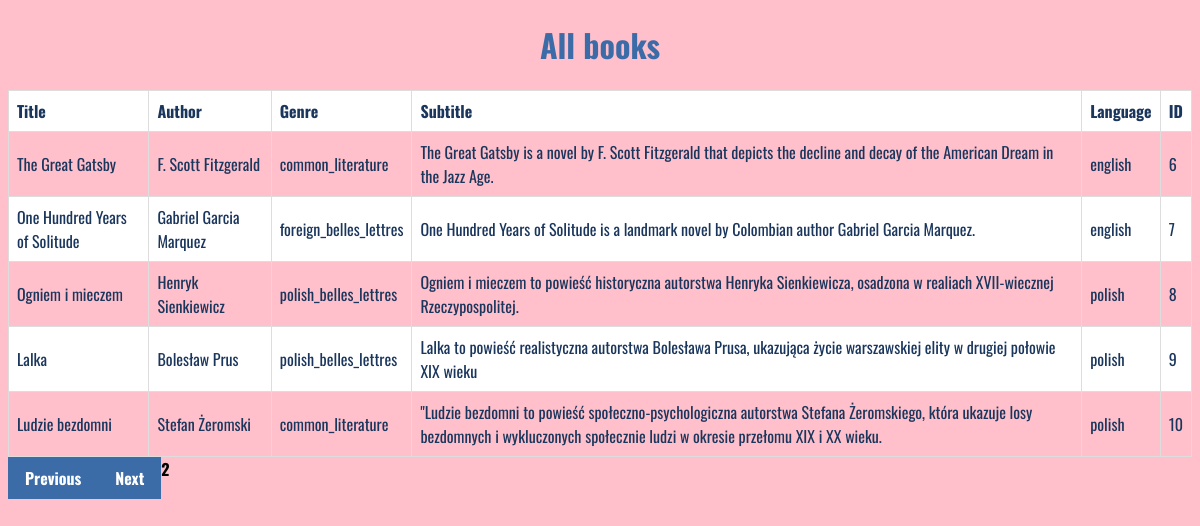
Page /catalog/?page=2 on the committed database.
### applikacja/models.py (models this page shows, shortened)
class Books(models.Model):
    GENRE_CHOICES = [
        ('biografy', 'biografie'),
        ('child', 'dla dzieci'),
        ('horror', 'horror'),
        ('reportage', 'literatura faktu'),
        ('common_literature', 'literatura obyczajowa'),
        ('foreign_belles_lettres', ' literatura piękna obca'),
        ('polish_belles_lettres', 'literatura piękna polska'),
        ('romans', 'romans'),
        ('poezja', 'poezja'),
    ]
    language_choices = [
        ('english', 'angielski'),
        ('polish', 'polski')
    ]
    author = models.CharField(max_length=100,blank=True)
    title = models.CharField(max_length=100,unique=True,blank=True)
    time_period_of_creation = models.IntegerField(max_length=4,blank=True,default=2000)
    language = models.CharField(max_length=40,blank=True,choices=language_choices)
    publication_year = models.IntegerField(max_length=4,blank=True,default=2000)
    publisher = models.CharField(max_length=40,blank=True)
    description=models.TextField(max_length=200,blank=True)
    genre=models.CharField(max_length=22,choices=GENRE_CHOICES,blank=True)

### applikacja/views.py (the view)
# urls.py: path('catalog/', views.CatalogPage.book_list, name='catalog'),
    def book_list(request):
        all_books = Books.objects.all()
        paginator = Paginator(all_books, 5)  # Podziel na strony, gdzie 10 to liczba elementów na stronę
        page_number = request.GET.get('page')  # Pobierz numer strony z parametru GET
        page_obj = paginator.get_page(page_number)  # Pobierz obiekt strony dla danego numeru
        return render(request, 'catalog.html', {'page_obj': page_obj})

### templates/catalog.html (shortened to what this page needs)
 {% load static %}
<!DOCTYPE html>
<html lang="en">
<head>
    <link rel="stylesheet" href="{% static 'style4.css' %}">
</head>
<body>
    <div>
        <h1>All books</h1>
        <table>
            <thead>
                <tr>
                    <th>Title</th>
                    <th>Author</th>
                    <th>Genre</th>
                    <th>Subtitle</th>
                    <th>Language</th>
                    <th>ID</th>
                </tr>
            </thead>
            <tbody id="book-list">
                {% for book in page_obj %}
                <tr>
                    <td>{{ book.title }}</td>
                    <td>{{ book.author }}</td>
                    <td>{{ book.genre }}</td>
                    <td>{{ book.description }}</td>
                    <td>{{ book.language }}</td>
                    <td>{{ book.id }}</td>
                </tr>
                {% endfor %}
            </tbody>
        </table>
        <div class="pagination">
            {% if page_obj.has_previous %}
            <a href="?page={{ page_obj.previous_page_number }}" class="previous-page">Previous</a>
            {% endif %}
            <span class="current-page">{{ page_obj.number }}</span>
            {% if page_obj.has_next %}
            <a href="?page={{ page_obj.next_page_number }}" class="next-page">Next</a>
            {% endif %}
        </div>
    </div>
</body>
</html>

### static_files2/style4.css (style rules this page uses)
body { background-color:#FFC0CB; font-family:"Oswald"; }
.pagination { display: flex; list-style-type: none; padding: 0; }
.pagination a { display: inline-block; padding: 6px 12px; background-color: #f4f4f4; color: #333; text-decoration: none; border: 1px solid #ddd; }
.pagination .current-page { font-weight: bold; }
.pagination .previous-page, .pagination .next-page { font-weight: bold; color: #fff; background-color: #3C6CA8; border-color: #3C6CA8; }
.pagination { display: inline-block; }
.pagination a { color: black; float: left; padding: 8px 16px; text-decoration: none; }
table { border-collapse: collapse; width: 100%; font-family:"Oswald",sans-serif; font-weight: regular 400; }
th, td { text-align: left; padding: 8px; margin:50px; border-bottom: 1px solid #FF80AA; font-family:"Oswald"; font-weight: extra-light 200; color:#1B365C; }
th { background-color: white; }
tr:nth-child(even) { background-color: white; }
h1 { text-align:center; color:#3C6CA8; }
table, th, td { border: 1px solid #ddd; }

### rows in the picture
Books: title "The Great Gatsby", author "F. Scott Fitzgerald", genre "common_literature", description "The Great Gatsby is a novel by F. Scott Fitzgerald that depicts the decline and decay of the American Dream in the Jazz Age.", language "english", id "6"
Books: title "One Hundred Years of Solitude", author "Gabriel Garcia Marquez", genre "foreign_belles_lettres", description "One Hundred Years of Solitude is a landmark novel by Colombian author Gabriel Garcia Marquez.", language "english", id "7"
Books: title "Ogniem i mieczem", author "Henryk Sienkiewicz", genre "polish_belles_lettres", description "Ogniem i mieczem to powieść historyczna autorstwa Henryka Sienkiewicza, osadzona w realiach XVII-wiecznej Rzeczypospolitej.", language "polish", id "8"
Books: title "Lalka", author "Bolesław Prus", genre "polish_belles_lettres", description "Lalka to powieść realistyczna autorstwa Bolesława Prusa, ukazująca życie warszawskiej elity w drugiej połowie XIX wieku", language "polish", id "9"
Books: title "Ludzie bezdomni", author "Stefan Żeromski", genre "common_literature", description "\"Ludzie bezdomni to powieść społeczno-psychologiczna autorstwa Stefana Żeromskiego, która ukazuje losy bezdomnych i wykluczonych społecznie ludzi w okresie przełomu XIX i XX wieku.", language "polish", id "10"

### other values in the picture
{{ page_obj.number }} "2"
